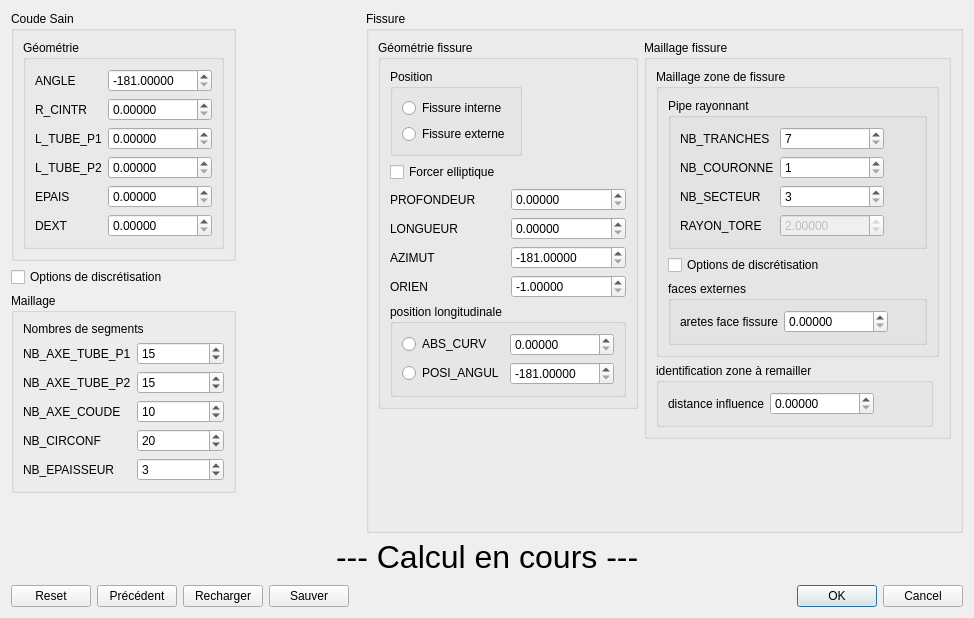
<?xml version="1.0" encoding="UTF-8"?>
<ui version="4.0">
 <class>Dialog</class>
 <widget class="QDialog" name="Dialog">
  <property name="geometry">
   <rect>
    <x>0</x>
    <y>0</y>
    <width>974</width>
    <height>618</height>
   </rect>
  </property>
  <property name="windowTitle">
   <string>Génération de coude avec fissure</string>
  </property>
  <layout class="QGridLayout" name="gridLayout_8">
   <item row="0" column="0">
    <layout class="QHBoxLayout" name="horizontalLayout_5">
     <item>
      <layout class="QVBoxLayout" name="verticalLayout_2">
       <item>
        <widget class="QGroupBox" name="groupBox">
         <property name="title">
          <string>Coude Sain</string>
         </property>
         <layout class="QVBoxLayout" name="verticalLayout_3">
          <item>
           <widget class="QGroupBox" name="groupBox_3">
            <property name="title">
             <string>Géométrie</string>
            </property>
            <layout class="QGridLayout" name="gridLayout_2">
             <item row="0" column="0">
              <layout class="QGridLayout" name="gridLayout">
               <item row="2" column="0">
                <widget class="QLabel" name="label_3">
                 <property name="text">
                  <string>L_TUBE_P1</string>
                 </property>
                </widget>
               </item>
               <item row="0" column="1">
                <widget class="QDoubleSpinBox" name="dsb_angle">
                 <property name="toolTip">
                  <string>Valeur de l'angle du coude en degrés</string>
                 </property>
                 <property name="decimals">
                  <number>5</number>
                 </property>
                 <property name="minimum">
                  <double>-181.000000000000000</double>
                 </property>
                 <property name="maximum">
                  <double>180.000000000000000</double>
                 </property>
                 <property name="value">
                  <double>-181.000000000000000</double>
                 </property>
                </widget>
               </item>
               <item row="1" column="0">
                <widget class="QLabel" name="label_2">
                 <property name="text">
                  <string>R_CINTR</string>
                 </property>
                </widget>
               </item>
               <item row="4" column="0">
                <widget class="QLabel" name="label_5">
                 <property name="text">
                  <string>EPAIS</string>
                 </property>
                </widget>
               </item>
               <item row="4" column="1">
                <widget class="QDoubleSpinBox" name="dsb_epais">
                 <property name="toolTip">
                  <string>Valeur de l’épaisseur du coude et des embouts</string>
                 </property>
                 <property name="decimals">
                  <number>5</number>
                 </property>
                 <property name="maximum">
                  <double>1000000.000000000000000</double>
                 </property>
                </widget>
               </item>
               <item row="3" column="0">
                <widget class="QLabel" name="label_4">
                 <property name="text">
                  <string>L_TUBE_P2</string>
                 </property>
                </widget>
               </item>
               <item row="3" column="1">
                <widget class="QDoubleSpinBox" name="dsb_lTubeP2">
                 <property name="toolTip">
                  <string>Valeur de la longueur de l’embout P2 à l’extrémité duquel seront appliqués les chargements</string>
                 </property>
                 <property name="decimals">
                  <number>5</number>
                 </property>
                 <property name="maximum">
                  <double>1000000.000000000000000</double>
                 </property>
                </widget>
               </item>
               <item row="5" column="0">
                <widget class="QLabel" name="label_6">
                 <property name="text">
                  <string>DEXT</string>
                 </property>
                </widget>
               </item>
               <item row="0" column="0">
                <widget class="QLabel" name="label">
                 <property name="text">
                  <string>ANGLE</string>
                 </property>
                </widget>
               </item>
               <item row="5" column="1">
                <widget class="QDoubleSpinBox" name="dsb_dext">
                 <property name="toolTip">
                  <string>Valeur du diamètre externe du coude et des embouts droits</string>
                 </property>
                 <property name="decimals">
                  <number>5</number>
                 </property>
                 <property name="maximum">
                  <double>1000000.000000000000000</double>
                 </property>
                </widget>
               </item>
               <item row="2" column="1">
                <widget class="QDoubleSpinBox" name="dsb_lTubeP1">
                 <property name="toolTip">
                  <string>Valeur de la longueur de l’embout P1 à l’extrémité duquel seront appliqués les chargements</string>
                 </property>
                 <property name="decimals">
                  <number>5</number>
                 </property>
                 <property name="maximum">
                  <double>1000000.000000000000000</double>
                 </property>
                </widget>
               </item>
               <item row="1" column="1">
                <widget class="QDoubleSpinBox" name="dsb_rCintr">
                 <property name="toolTip">
                  <string>Valeur du rayon de cintrage du coude</string>
                 </property>
                 <property name="decimals">
                  <number>5</number>
                 </property>
                 <property name="maximum">
                  <double>1000000.000000000000000</double>
                 </property>
                </widget>
               </item>
              </layout>
             </item>
            </layout>
           </widget>
          </item>
         </layout>
        </widget>
       </item>
       <item>
        <widget class="QCheckBox" name="cb_optDiscrSain">
         <property name="toolTip">
          <string>Paramètres optionnels de discrétisation</string>
         </property>
         <property name="text">
          <string>Options de discrétisation</string>
         </property>
        </widget>
       </item>
       <item>
        <widget class="QGroupBox" name="gb_discrSain">
         <property name="title">
          <string>Maillage</string>
         </property>
         <layout class="QGridLayout" name="gridLayout_4">
          <item row="0" column="0">
           <layout class="QVBoxLayout" name="verticalLayout">
            <item>
             <widget class="QLabel" name="label_7">
              <property name="text">
               <string>Nombres de segments</string>
              </property>
             </widget>
            </item>
            <item>
             <layout class="QGridLayout" name="gridLayout_3">
              <item row="0" column="0">
               <widget class="QLabel" name="label_8">
                <property name="text">
                 <string>NB_AXE_TUBE_P1</string>
                </property>
               </widget>
              </item>
              <item row="0" column="1">
               <widget class="QSpinBox" name="sb_nbAxeTubeP1">
                <property name="toolTip">
                 <string>Nombre d’éléments le long de l’embout P1</string>
                </property>
                <property name="maximum">
                 <number>10000</number>
                </property>
                <property name="value">
                 <number>15</number>
                </property>
               </widget>
              </item>
              <item row="1" column="0">
               <widget class="QLabel" name="label_9">
                <property name="text">
                 <string>NB_AXE_TUBE_P2</string>
                </property>
               </widget>
              </item>
              <item row="1" column="1">
               <widget class="QSpinBox" name="sb_nbAxeTubeP2">
                <property name="toolTip">
                 <string>Nombre d’éléments le long de l’embout P2</string>
                </property>
                <property name="maximum">
                 <number>10000</number>
                </property>
                <property name="value">
                 <number>15</number>
                </property>
               </widget>
              </item>
              <item row="2" column="0">
               <widget class="QLabel" name="label_10">
                <property name="text">
                 <string>NB_AXE_COUDE</string>
                </property>
               </widget>
              </item>
              <item row="2" column="1">
               <widget class="QSpinBox" name="sb_nbAxeCoude">
                <property name="toolTip">
                 <string>Nombre d’éléments le long de l’axe du coude</string>
                </property>
                <property name="maximum">
                 <number>10000</number>
                </property>
                <property name="value">
                 <number>10</number>
                </property>
               </widget>
              </item>
              <item row="3" column="0">
               <widget class="QLabel" name="label_11">
                <property name="text">
                 <string>NB_CIRCONF</string>
                </property>
               </widget>
              </item>
              <item row="3" column="1">
               <widget class="QSpinBox" name="sb_nbCirconf">
                <property name="toolTip">
                 <string>&lt;html&gt;&lt;head/&gt;&lt;body&gt;&lt;p&gt;Nombre d’éléments le long de la circonférence&lt;/p&gt;&lt;p&gt;(nombre pair)&lt;/p&gt;&lt;/body&gt;&lt;/html&gt;</string>
                </property>
                <property name="maximum">
                 <number>10000</number>
                </property>
                <property name="value">
                 <number>20</number>
                </property>
               </widget>
              </item>
              <item row="4" column="0">
               <widget class="QLabel" name="label_13">
                <property name="text">
                 <string>NB_EPAISSEUR</string>
                </property>
               </widget>
              </item>
              <item row="4" column="1">
               <widget class="QSpinBox" name="sb_nbEpaisseur">
                <property name="toolTip">
                 <string>Nombre d'éléments dans l'épaisseur</string>
                </property>
                <property name="maximum">
                 <number>10000</number>
                </property>
                <property name="value">
                 <number>3</number>
                </property>
               </widget>
              </item>
             </layout>
            </item>
           </layout>
          </item>
         </layout>
        </widget>
       </item>
       <item>
        <spacer name="verticalSpacer">
         <property name="orientation">
          <enum>Qt::Vertical</enum>
         </property>
         <property name="sizeHint" stdset="0">
          <size>
           <width>20</width>
           <height>40</height>
          </size>
         </property>
        </spacer>
       </item>
      </layout>
     </item>
     <item>
      <spacer name="horizontalSpacer_6">
       <property name="orientation">
        <enum>Qt::Horizontal</enum>
       </property>
       <property name="sizeHint" stdset="0">
        <size>
         <width>40</width>
         <height>20</height>
        </size>
       </property>
      </spacer>
     </item>
     <item>
      <widget class="QGroupBox" name="groupBox_2">
       <property name="title">
        <string>Fissure</string>
       </property>
       <layout class="QHBoxLayout" name="horizontalLayout_2">
        <item>
         <layout class="QVBoxLayout" name="verticalLayout_4">
          <item>
           <widget class="QGroupBox" name="groupBox_5">
            <property name="title">
             <string>Géométrie fissure</string>
            </property>
            <layout class="QGridLayout" name="gridLayout_12">
             <item row="0" column="0">
              <layout class="QGridLayout" name="gridLayout_10">
               <item row="0" column="0">
                <widget class="QGroupBox" name="groupBox_4">
                 <property name="title">
                  <string>Position</string>
                 </property>
                 <layout class="QVBoxLayout" name="verticalLayout_7">
                  <item>
                   <widget class="QRadioButton" name="rb_fissInt">
                    <property name="toolTip">
                     <string>&lt;html&gt;&lt;head/&gt;&lt;body&gt;&lt;p&gt;Fissure positionnée sur la face interne&lt;/p&gt;&lt;/body&gt;&lt;/html&gt;</string>
                    </property>
                    <property name="text">
                     <string>Fissure interne</string>
                    </property>
                   </widget>
                  </item>
                  <item>
                   <widget class="QRadioButton" name="rb_fissExt">
                    <property name="toolTip">
                     <string>&lt;html&gt;&lt;head/&gt;&lt;body&gt;&lt;p&gt;Fissure positionnée sur la face externe&lt;/p&gt;&lt;/body&gt;&lt;/html&gt;</string>
                    </property>
                    <property name="text">
                     <string>Fissure externe</string>
                    </property>
                   </widget>
                  </item>
                 </layout>
                </widget>
               </item>
               <item row="0" column="1">
                <spacer name="horizontalSpacer_3">
                 <property name="orientation">
                  <enum>Qt::Horizontal</enum>
                 </property>
                 <property name="sizeHint" stdset="0">
                  <size>
                   <width>40</width>
                   <height>20</height>
                  </size>
                 </property>
                </spacer>
               </item>
               <item row="1" column="0">
                <widget class="QCheckBox" name="cb_forceEllipse">
                 <property name="toolTip">
                  <string>&lt;html&gt;&lt;head/&gt;&lt;body&gt;&lt;p&gt;Forcer une fissure de forme elliptique, même si elle est longue&lt;/p&gt;&lt;/body&gt;&lt;/html&gt;</string>
                 </property>
                 <property name="accessibleDescription">
                  <string/>
                 </property>
                 <property name="text">
                  <string>Forcer elliptique</string>
                 </property>
                </widget>
               </item>
               <item row="1" column="1">
                <spacer name="horizontalSpacer_2">
                 <property name="orientation">
                  <enum>Qt::Horizontal</enum>
                 </property>
                 <property name="sizeHint" stdset="0">
                  <size>
                   <width>40</width>
                   <height>20</height>
                  </size>
                 </property>
                </spacer>
               </item>
              </layout>
             </item>
             <item row="1" column="0">
              <layout class="QGridLayout" name="gridLayout_5">
               <item row="2" column="1">
                <widget class="QDoubleSpinBox" name="dsb_azimut">
                 <property name="toolTip">
                  <string>Valeur de la position circonférentielle du centre de la fissure comptée positivement en degrés à partir de l’extrados jusqu’à l’intrados en passant par le flanc gauche</string>
                 </property>
                 <property name="decimals">
                  <number>5</number>
                 </property>
                 <property name="minimum">
                  <double>-181.000000000000000</double>
                 </property>
                 <property name="maximum">
                  <double>180.000000000000000</double>
                 </property>
                 <property name="value">
                  <double>-181.000000000000000</double>
                 </property>
                </widget>
               </item>
               <item row="0" column="0">
                <widget class="QLabel" name="label_18">
                 <property name="text">
                  <string>PROFONDEUR</string>
                 </property>
                </widget>
               </item>
               <item row="0" column="1">
                <widget class="QDoubleSpinBox" name="dsb_profondeur">
                 <property name="toolTip">
                  <string>&lt;html&gt;&lt;head/&gt;&lt;body&gt;&lt;p&gt;Profondeur de la fissure :&lt;/p&gt;&lt;p&gt;distance maximale entre le fond de fissure et la peau interne ou externe sur laquelle débouche la fissure&lt;/p&gt;&lt;/body&gt;&lt;/html&gt;</string>
                 </property>
                 <property name="decimals">
                  <number>5</number>
                 </property>
                 <property name="maximum">
                  <double>1000000.000000000000000</double>
                 </property>
                </widget>
               </item>
               <item row="1" column="0">
                <widget class="QLabel" name="label_19">
                 <property name="text">
                  <string>LONGUEUR</string>
                 </property>
                </widget>
               </item>
               <item row="2" column="0">
                <widget class="QLabel" name="label_14">
                 <property name="text">
                  <string>AZIMUT</string>
                 </property>
                </widget>
               </item>
               <item row="3" column="0">
                <widget class="QLabel" name="label_15">
                 <property name="text">
                  <string>ORIEN</string>
                 </property>
                </widget>
               </item>
               <item row="3" column="1">
                <widget class="QDoubleSpinBox" name="dsb_orientation">
                 <property name="toolTip">
                  <string>Valeur de l’angle en degrés formé par le grand axe de la fissure et la génératrice du coude donnant ainsi l’orientation du défaut</string>
                 </property>
                 <property name="decimals">
                  <number>5</number>
                 </property>
                 <property name="minimum">
                  <double>-1.000000000000000</double>
                 </property>
                 <property name="maximum">
                  <double>90.000000000000000</double>
                 </property>
                 <property name="value">
                  <double>-1.000000000000000</double>
                 </property>
                </widget>
               </item>
               <item row="1" column="1">
                <widget class="QDoubleSpinBox" name="dsb_longueur">
                 <property name="toolTip">
                  <string>Longueur du grand axe de la fissure mesurée sur le coude en peau interne ou externe, suivant la peau sur laquelle se trouve la fissure</string>
                 </property>
                 <property name="decimals">
                  <number>5</number>
                 </property>
                 <property name="maximum">
                  <double>1000000.000000000000000</double>
                 </property>
                </widget>
               </item>
              </layout>
             </item>
             <item row="2" column="0">
              <widget class="QGroupBox" name="groupBox_11">
               <property name="title">
                <string>position longitudinale</string>
               </property>
               <layout class="QGridLayout" name="gridLayout_11">
                <item row="0" column="0">
                 <widget class="QRadioButton" name="rb_absCurv">
                  <property name="toolTip">
                   <string>Définition de la position longitudinale par une abscisse curiviligne</string>
                  </property>
                  <property name="text">
                   <string>ABS_CURV</string>
                  </property>
                 </widget>
                </item>
                <item row="1" column="0">
                 <widget class="QRadioButton" name="rb_posiAngul">
                  <property name="toolTip">
                   <string>Définition de la position longitudinale par un angle</string>
                  </property>
                  <property name="text">
                   <string>POSI_ANGUL</string>
                  </property>
                 </widget>
                </item>
                <item row="0" column="1">
                 <widget class="QDoubleSpinBox" name="dsb_absCurv">
                  <property name="toolTip">
                   <string>&lt;html&gt;&lt;head/&gt;&lt;body&gt;&lt;p&gt;Valeur de la position longitudinale du centre de la fissure définie par rapport à l'interface de l'embout P1 :&lt;/p&gt;&lt;p&gt;Abcisse curviligne le long de l'axe du coude, sur la peau interne ou externe, selon la position de la fissure.&lt;/p&gt;&lt;p&gt;&lt;br/&gt;&lt;/p&gt;&lt;/body&gt;&lt;/html&gt;</string>
                  </property>
                  <property name="decimals">
                   <number>5</number>
                  </property>
                  <property name="maximum">
                   <double>1000000.000000000000000</double>
                  </property>
                 </widget>
                </item>
                <item row="1" column="1">
                 <widget class="QDoubleSpinBox" name="dsb_posiAngul">
                  <property name="toolTip">
                   <string>&lt;html&gt;&lt;head/&gt;&lt;body&gt;&lt;p&gt;Valeur de la position longitudinale du centre de la fissure définie par rapport à l'interface de l'embout P1 :&lt;/p&gt;&lt;p&gt;Angle en degrés formé par la section contenant le centre de la fissure et l'interface de l'embout P1.&lt;/p&gt;&lt;p&gt;&lt;br/&gt;&lt;/p&gt;&lt;/body&gt;&lt;/html&gt;</string>
                  </property>
                  <property name="decimals">
                   <number>5</number>
                  </property>
                  <property name="minimum">
                   <double>-181.000000000000000</double>
                  </property>
                  <property name="maximum">
                   <double>180.000000000000000</double>
                  </property>
                  <property name="value">
                   <double>-181.000000000000000</double>
                  </property>
                 </widget>
                </item>
               </layout>
              </widget>
             </item>
            </layout>
           </widget>
          </item>
          <item>
           <spacer name="verticalSpacer_3">
            <property name="orientation">
             <enum>Qt::Vertical</enum>
            </property>
            <property name="sizeHint" stdset="0">
             <size>
              <width>20</width>
              <height>40</height>
             </size>
            </property>
           </spacer>
          </item>
         </layout>
        </item>
        <item>
         <layout class="QVBoxLayout" name="verticalLayout_6">
          <item>
           <widget class="QGroupBox" name="groupBox_6">
            <property name="title">
             <string>Maillage fissure</string>
            </property>
            <layout class="QGridLayout" name="gridLayout_7">
             <item row="1" column="0" colspan="2">
              <widget class="QGroupBox" name="groupBox_8">
               <property name="title">
                <string>Maillage zone de fissure</string>
               </property>
               <layout class="QVBoxLayout" name="verticalLayout_5">
                <item>
                 <widget class="QGroupBox" name="groupBox_9">
                  <property name="title">
                   <string>Pipe rayonnant</string>
                  </property>
                  <layout class="QHBoxLayout" name="horizontalLayout_4">
                   <item>
                    <layout class="QGridLayout" name="gridLayout_6">
                     <item row="1" column="0">
                      <widget class="QLabel" name="label_21">
                       <property name="text">
                        <string>NB_TRANCHES</string>
                       </property>
                      </widget>
                     </item>
                     <item row="2" column="0">
                      <widget class="QLabel" name="label_22">
                       <property name="text">
                        <string>NB_COURONNE</string>
                       </property>
                      </widget>
                     </item>
                     <item row="2" column="1">
                      <widget class="QSpinBox" name="sb_nbCouronne">
                       <property name="toolTip">
                        <string>&lt;html&gt;&lt;head/&gt;&lt;body&gt;&lt;p&gt;Pipe rayonnant construit sur le fond de fissure :&lt;/p&gt;&lt;p&gt;nombre de couronnes du maillage rayonnant autour de la ligne de fond de fissure, y compris la couronne centrale formée de prismes.&lt;/p&gt;&lt;/body&gt;&lt;/html&gt;</string>
                       </property>
                       <property name="minimum">
                        <number>1</number>
                       </property>
                       <property name="maximum">
                        <number>10000</number>
                       </property>
                       <property name="value">
                        <number>1</number>
                       </property>
                      </widget>
                     </item>
                     <item row="3" column="0">
                      <widget class="QLabel" name="label_23">
                       <property name="text">
                        <string>NB_SECTEUR</string>
                       </property>
                      </widget>
                     </item>
                     <item row="3" column="1">
                      <widget class="QSpinBox" name="sb_nbSecteur">
                       <property name="toolTip">
                        <string>&lt;html&gt;&lt;head/&gt;&lt;body&gt;&lt;p&gt;Pipe rayonnant construit sur le fond de fissure :&lt;/p&gt;&lt;p&gt;nombre de secteurs selon un cercle normal au fond de fissure.&lt;/p&gt;&lt;/body&gt;&lt;/html&gt;</string>
                       </property>
                       <property name="minimum">
                        <number>3</number>
                       </property>
                       <property name="maximum">
                        <number>10000</number>
                       </property>
                       <property name="value">
                        <number>3</number>
                       </property>
                      </widget>
                     </item>
                     <item row="1" column="1">
                      <widget class="QSpinBox" name="sb_nbTranches">
                       <property name="toolTip">
                        <string>&lt;html&gt;&lt;head/&gt;&lt;body&gt;&lt;p&gt;Pipe rayonnant construit sur le fond de fissure :&lt;/p&gt;&lt;p&gt;nombre de mailles (approximatif) le long de la ligne de fond de fissure.&lt;/p&gt;&lt;/body&gt;&lt;/html&gt;</string>
                       </property>
                       <property name="minimum">
                        <number>7</number>
                       </property>
                       <property name="maximum">
                        <number>100000</number>
                       </property>
                       <property name="value">
                        <number>7</number>
                       </property>
                      </widget>
                     </item>
                     <item row="4" column="0">
                      <widget class="QLabel" name="label_20">
                       <property name="text">
                        <string>RAYON_TORE</string>
                       </property>
                      </widget>
                     </item>
                     <item row="4" column="1">
                      <widget class="QDoubleSpinBox" name="dsb_rayonTore">
                       <property name="enabled">
                        <bool>false</bool>
                       </property>
                       <property name="toolTip">
                        <string>&lt;html&gt;&lt;head/&gt;&lt;body&gt;&lt;p&gt;Pipe rayonnant construit sur le fond de fissure :&lt;/p&gt;&lt;p&gt;Rayon du pipe.&lt;/p&gt;&lt;/body&gt;&lt;/html&gt;</string>
                       </property>
                       <property name="decimals">
                        <number>5</number>
                       </property>
                       <property name="maximum">
                        <double>1000000.000000000000000</double>
                       </property>
                       <property name="value">
                        <double>2.000000000000000</double>
                       </property>
                      </widget>
                     </item>
                    </layout>
                   </item>
                   <item>
                    <spacer name="horizontalSpacer_4">
                     <property name="orientation">
                      <enum>Qt::Horizontal</enum>
                     </property>
                     <property name="sizeHint" stdset="0">
                      <size>
                       <width>6</width>
                       <height>20</height>
                      </size>
                     </property>
                    </spacer>
                   </item>
                  </layout>
                 </widget>
                </item>
                <item>
                 <widget class="QCheckBox" name="cb_optDiscrFiss">
                  <property name="toolTip">
                   <string>Paramètres optionnels de discrétisation</string>
                  </property>
                  <property name="text">
                   <string>Options de discrétisation</string>
                  </property>
                 </widget>
                </item>
                <item>
                 <widget class="QGroupBox" name="gb_discrFacesExternes">
                  <property name="enabled">
                   <bool>true</bool>
                  </property>
                  <property name="title">
                   <string>faces externes</string>
                  </property>
                  <layout class="QHBoxLayout" name="horizontalLayout_3">
                   <item>
                    <widget class="QLabel" name="label_24">
                     <property name="text">
                      <string>aretes face fissure</string>
                     </property>
                    </widget>
                   </item>
                   <item>
                    <widget class="QDoubleSpinBox" name="dsb_aretesFaceFissure">
                     <property name="toolTip">
                      <string>&lt;html&gt;&lt;head/&gt;&lt;body&gt;&lt;p&gt;Faces externes de la zone à remailler.&lt;/p&gt;&lt;p&gt;Mailage en triangles : valeur cible des arêtes.&lt;/p&gt;&lt;/body&gt;&lt;/html&gt;</string>
                     </property>
                     <property name="decimals">
                      <number>5</number>
                     </property>
                     <property name="maximum">
                      <double>1000000.000000000000000</double>
                     </property>
                    </widget>
                   </item>
                   <item>
                    <spacer name="horizontalSpacer_5">
                     <property name="orientation">
                      <enum>Qt::Horizontal</enum>
                     </property>
                     <property name="sizeHint" stdset="0">
                      <size>
                       <width>1</width>
                       <height>20</height>
                      </size>
                     </property>
                    </spacer>
                   </item>
                  </layout>
                 </widget>
                </item>
               </layout>
              </widget>
             </item>
             <item row="2" column="0">
              <widget class="QGroupBox" name="gb_zoneRemail">
               <property name="enabled">
                <bool>true</bool>
               </property>
               <property name="title">
                <string>identification zone à remailler</string>
               </property>
               <layout class="QGridLayout" name="gridLayout_16">
                <item row="0" column="0">
                 <layout class="QGridLayout" name="gridLayout_17">
                  <item row="1" column="1">
                   <widget class="QDoubleSpinBox" name="dsb_influence">
                    <property name="toolTip">
                     <string>&lt;html&gt;&lt;head/&gt;&lt;body&gt;&lt;p&gt;La zone remaillée contiendra toutes les mailles du maillage sain à une distance de la face de fissure inférieure à cette valeur.&lt;/p&gt;&lt;/body&gt;&lt;/html&gt;</string>
                    </property>
                    <property name="decimals">
                     <number>5</number>
                    </property>
                    <property name="maximum">
                     <double>1000000.000000000000000</double>
                    </property>
                   </widget>
                  </item>
                  <item row="1" column="0">
                   <widget class="QLabel" name="label_25">
                    <property name="text">
                     <string>distance influence</string>
                    </property>
                   </widget>
                  </item>
                 </layout>
                </item>
                <item row="0" column="1">
                 <spacer name="horizontalSpacer_8">
                  <property name="orientation">
                   <enum>Qt::Horizontal</enum>
                  </property>
                  <property name="sizeHint" stdset="0">
                   <size>
                    <width>47</width>
                    <height>20</height>
                   </size>
                  </property>
                 </spacer>
                </item>
               </layout>
              </widget>
             </item>
            </layout>
           </widget>
          </item>
          <item>
           <spacer name="verticalSpacer_4">
            <property name="orientation">
             <enum>Qt::Vertical</enum>
            </property>
            <property name="sizeHint" stdset="0">
             <size>
              <width>20</width>
              <height>40</height>
             </size>
            </property>
           </spacer>
          </item>
         </layout>
        </item>
       </layout>
      </widget>
     </item>
    </layout>
   </item>
   <item row="1" column="0">
    <layout class="QHBoxLayout" name="horizontalLayout_6">
     <item>
      <spacer name="horizontalSpacer">
       <property name="orientation">
        <enum>Qt::Horizontal</enum>
       </property>
       <property name="sizeHint" stdset="0">
        <size>
         <width>40</width>
         <height>20</height>
        </size>
       </property>
      </spacer>
     </item>
     <item>
      <widget class="QLabel" name="lb_calcul">
       <property name="font">
        <font>
         <pointsize>24</pointsize>
        </font>
       </property>
       <property name="text">
        <string>--- Calcul en cours ---</string>
       </property>
      </widget>
     </item>
     <item>
      <spacer name="horizontalSpacer_9">
       <property name="orientation">
        <enum>Qt::Horizontal</enum>
       </property>
       <property name="sizeHint" stdset="0">
        <size>
         <width>40</width>
         <height>20</height>
        </size>
       </property>
      </spacer>
     </item>
    </layout>
   </item>
   <item row="2" column="0">
    <spacer name="verticalSpacer_2">
     <property name="orientation">
      <enum>Qt::Vertical</enum>
     </property>
     <property name="sizeHint" stdset="0">
      <size>
       <width>20</width>
       <height>4</height>
      </size>
     </property>
    </spacer>
   </item>
   <item row="3" column="0">
    <layout class="QHBoxLayout" name="horizontalLayout">
     <item>
      <widget class="QPushButton" name="pb_reset">
       <property name="toolTip">
        <string>Réinitialisation de tous les paramètres à leur valeur par défaut</string>
       </property>
       <property name="text">
        <string>Reset</string>
       </property>
      </widget>
     </item>
     <item>
      <widget class="QPushButton" name="pb_valPrec">
       <property name="toolTip">
        <string>Réinitialisation de tous les paramètres à leur valeur de la précédente éxécution</string>
       </property>
       <property name="text">
        <string>Précédent</string>
       </property>
      </widget>
     </item>
     <item>
      <widget class="QPushButton" name="pb_recharger">
       <property name="toolTip">
        <string>Réinitialisation des paramètres à partir d'un fichier préalablement sauvegardé</string>
       </property>
       <property name="text">
        <string>Recharger</string>
       </property>
      </widget>
     </item>
     <item>
      <widget class="QPushButton" name="pb_sauver">
       <property name="toolTip">
        <string>Sauvegarde des paramètres dans un fichier à choisir</string>
       </property>
       <property name="text">
        <string>Sauver</string>
       </property>
      </widget>
     </item>
     <item>
      <spacer name="horizontalSpacer_7">
       <property name="orientation">
        <enum>Qt::Horizontal</enum>
       </property>
       <property name="sizeHint" stdset="0">
        <size>
         <width>40</width>
         <height>20</height>
        </size>
       </property>
      </spacer>
     </item>
     <item>
      <widget class="QDialogButtonBox" name="buttonBox">
       <property name="orientation">
        <enum>Qt::Horizontal</enum>
       </property>
       <property name="standardButtons">
        <set>QDialogButtonBox::Cancel|QDialogButtonBox::Ok</set>
       </property>
      </widget>
     </item>
    </layout>
   </item>
  </layout>
  <zorder>verticalSpacer_2</zorder>
 </widget>
 <resources/>
 <connections>
  <connection>
   <sender>buttonBox</sender>
   <signal>accepted()</signal>
   <receiver>Dialog</receiver>
   <slot>accept()</slot>
   <hints>
    <hint type="sourcelabel">
     <x>1055</x>
     <y>594</y>
    </hint>
    <hint type="destinationlabel">
     <x>157</x>
     <y>274</y>
    </hint>
   </hints>
  </connection>
  <connection>
   <sender>buttonBox</sender>
   <signal>rejected()</signal>
   <receiver>Dialog</receiver>
   <slot>reject()</slot>
   <hints>
    <hint type="sourcelabel">
     <x>1055</x>
     <y>594</y>
    </hint>
    <hint type="destinationlabel">
     <x>286</x>
     <y>274</y>
    </hint>
   </hints>
  </connection>
  <connection>
   <sender>cb_optDiscrSain</sender>
   <signal>clicked(bool)</signal>
   <receiver>gb_discrSain</receiver>
   <slot>setVisible(bool)</slot>
   <hints>
    <hint type="sourcelabel">
     <x>69</x>
     <y>312</y>
    </hint>
    <hint type="destinationlabel">
     <x>70</x>
     <y>549</y>
    </hint>
   </hints>
  </connection>
  <connection>
   <sender>cb_optDiscrFiss</sender>
   <signal>clicked(bool)</signal>
   <receiver>gb_discrFacesExternes</receiver>
   <slot>setVisible(bool)</slot>
   <hints>
    <hint type="sourcelabel">
     <x>1033</x>
     <y>311</y>
    </hint>
    <hint type="destinationlabel">
     <x>1033</x>
     <y>387</y>
    </hint>
   </hints>
  </connection>
  <connection>
   <sender>cb_optDiscrFiss</sender>
   <signal>clicked(bool)</signal>
   <receiver>gb_zoneRemail</receiver>
   <slot>setVisible(bool)</slot>
   <hints>
    <hint type="sourcelabel">
     <x>1033</x>
     <y>311</y>
    </hint>
    <hint type="destinationlabel">
     <x>1036</x>
     <y>472</y>
    </hint>
   </hints>
  </connection>
  <connection>
   <sender>cb_optDiscrFiss</sender>
   <signal>clicked(bool)</signal>
   <receiver>dsb_rayonTore</receiver>
   <slot>setEnabled(bool)</slot>
   <hints>
    <hint type="sourcelabel">
     <x>1033</x>
     <y>311</y>
    </hint>
    <hint type="destinationlabel">
     <x>1005</x>
     <y>278</y>
    </hint>
   </hints>
  </connection>
  <connection>
   <sender>rb_absCurv</sender>
   <signal>toggled(bool)</signal>
   <receiver>dsb_absCurv</receiver>
   <slot>setEnabled(bool)</slot>
   <hints>
    <hint type="sourcelabel">
     <x>477</x>
     <y>392</y>
    </hint>
    <hint type="destinationlabel">
     <x>649</x>
     <y>396</y>
    </hint>
   </hints>
  </connection>
  <connection>
   <sender>rb_posiAngul</sender>
   <signal>toggled(bool)</signal>
   <receiver>dsb_posiAngul</receiver>
   <slot>setEnabled(bool)</slot>
   <hints>
    <hint type="sourcelabel">
     <x>477</x>
     <y>425</y>
    </hint>
    <hint type="destinationlabel">
     <x>649</x>
     <y>429</y>
    </hint>
   </hints>
  </connection>
 </connections>
</ui>
